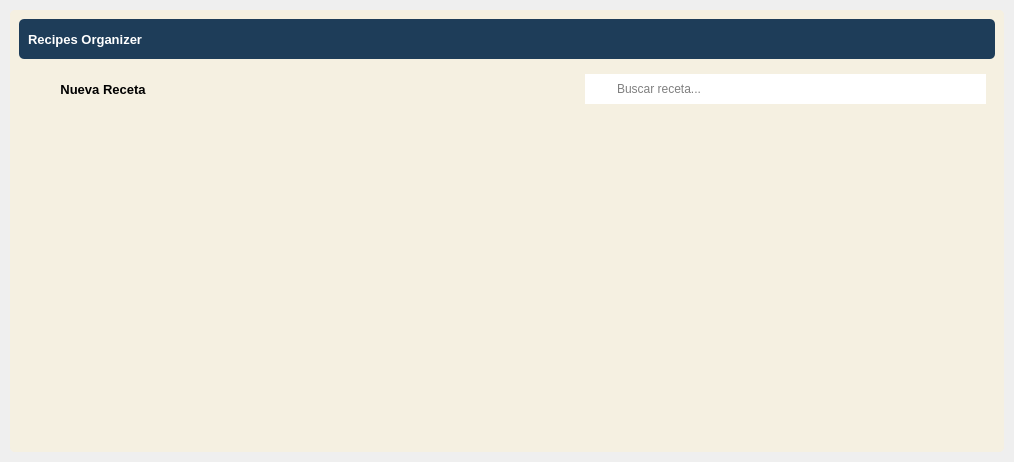
<?xml version="1.0" encoding="UTF-8"?>
<ui version="4.0">
 <class>MainWindow</class>
 <widget class="QWidget" name="MainWindow">
  <property name="geometry">
   <rect>
    <x>0</x>
    <y>0</y>
    <width>1014</width>
    <height>462</height>
   </rect>
  </property>
  <property name="windowTitle">
   <string>Form</string>
  </property>
  <property name="styleSheet">
   <string notr="true">border-radius: 5px;</string>
  </property>
  <layout class="QVBoxLayout" name="verticalLayout">
   <property name="spacing">
    <number>0</number>
   </property>
   <property name="leftMargin">
    <number>0</number>
   </property>
   <property name="topMargin">
    <number>0</number>
   </property>
   <property name="rightMargin">
    <number>0</number>
   </property>
   <property name="bottomMargin">
    <number>0</number>
   </property>
   <item>
    <widget class="QFrame" name="central_widget_frame">
     <property name="frameShape">
      <enum>QFrame::StyledPanel</enum>
     </property>
     <property name="frameShadow">
      <enum>QFrame::Raised</enum>
     </property>
     <layout class="QVBoxLayout" name="shadow_layout">
      <property name="spacing">
       <number>0</number>
      </property>
      <property name="leftMargin">
       <number>10</number>
      </property>
      <property name="topMargin">
       <number>10</number>
      </property>
      <property name="rightMargin">
       <number>10</number>
      </property>
      <property name="bottomMargin">
       <number>10</number>
      </property>
      <item>
       <widget class="QFrame" name="background_frame">
        <property name="styleSheet">
         <string notr="true">background-color: rgb(245, 240, 225);</string>
        </property>
        <property name="frameShape">
         <enum>QFrame::StyledPanel</enum>
        </property>
        <property name="frameShadow">
         <enum>QFrame::Raised</enum>
        </property>
        <layout class="QVBoxLayout" name="verticalLayout_3">
         <property name="spacing">
          <number>0</number>
         </property>
         <property name="leftMargin">
          <number>0</number>
         </property>
         <property name="topMargin">
          <number>0</number>
         </property>
         <property name="rightMargin">
          <number>0</number>
         </property>
         <property name="bottomMargin">
          <number>0</number>
         </property>
         <item>
          <widget class="QFrame" name="content_frame">
           <property name="frameShape">
            <enum>QFrame::StyledPanel</enum>
           </property>
           <property name="frameShadow">
            <enum>QFrame::Raised</enum>
           </property>
           <layout class="QVBoxLayout" name="verticalLayout_4">
            <item>
             <widget class="QFrame" name="top_bar_frame">
              <property name="minimumSize">
               <size>
                <width>0</width>
                <height>40</height>
               </size>
              </property>
              <property name="maximumSize">
               <size>
                <width>16777215</width>
                <height>40</height>
               </size>
              </property>
              <property name="styleSheet">
               <string notr="true">background-color: #1e3d59;</string>
              </property>
              <property name="frameShape">
               <enum>QFrame::StyledPanel</enum>
              </property>
              <property name="frameShadow">
               <enum>QFrame::Raised</enum>
              </property>
              <layout class="QHBoxLayout" name="horizontalLayout_3">
               <item>
                <widget class="QLabel" name="title_label">
                 <property name="font">
                  <font>
                   <pointsize>10</pointsize>
                   <bold>true</bold>
                  </font>
                 </property>
                 <property name="styleSheet">
                  <string notr="true">color: white;</string>
                 </property>
                 <property name="text">
                  <string>Recipes Organizer</string>
                 </property>
                </widget>
               </item>
               <item>
                <widget class="QFrame" name="buttons_holder_frame">
                 <property name="minimumSize">
                  <size>
                   <width>0</width>
                   <height>30</height>
                  </size>
                 </property>
                 <property name="maximumSize">
                  <size>
                   <width>110</width>
                   <height>16777215</height>
                  </size>
                 </property>
                 <property name="frameShape">
                  <enum>QFrame::StyledPanel</enum>
                 </property>
                 <property name="frameShadow">
                  <enum>QFrame::Raised</enum>
                 </property>
                 <widget class="QToolButton" name="minimize_button">
                  <property name="geometry">
                   <rect>
                    <x>10</x>
                    <y>0</y>
                    <width>22</width>
                    <height>22</height>
                   </rect>
                  </property>
                  <property name="text">
                   <string/>
                  </property>
                  <property name="icon">
                   <iconset>
                    <normaloff>../assets/icons/minimize-window.png</normaloff>../assets/icons/minimize-window.png</iconset>
                  </property>
                  <property name="iconSize">
                   <size>
                    <width>25</width>
                    <height>25</height>
                   </size>
                  </property>
                 </widget>
                 <widget class="QToolButton" name="restore_button">
                  <property name="geometry">
                   <rect>
                    <x>50</x>
                    <y>0</y>
                    <width>22</width>
                    <height>22</height>
                   </rect>
                  </property>
                  <property name="text">
                   <string/>
                  </property>
                  <property name="icon">
                   <iconset>
                    <normaloff>../assets/icons/restore-window.png</normaloff>../assets/icons/restore-window.png</iconset>
                  </property>
                  <property name="iconSize">
                   <size>
                    <width>25</width>
                    <height>25</height>
                   </size>
                  </property>
                 </widget>
                 <widget class="QToolButton" name="maximize_button">
                  <property name="geometry">
                   <rect>
                    <x>50</x>
                    <y>0</y>
                    <width>22</width>
                    <height>22</height>
                   </rect>
                  </property>
                  <property name="text">
                   <string/>
                  </property>
                  <property name="icon">
                   <iconset>
                    <normaloff>../assets/icons/maximize-window.png</normaloff>../assets/icons/maximize-window.png</iconset>
                  </property>
                  <property name="iconSize">
                   <size>
                    <width>25</width>
                    <height>25</height>
                   </size>
                  </property>
                 </widget>
                 <widget class="QToolButton" name="close_button">
                  <property name="geometry">
                   <rect>
                    <x>90</x>
                    <y>0</y>
                    <width>22</width>
                    <height>22</height>
                   </rect>
                  </property>
                  <property name="text">
                   <string/>
                  </property>
                  <property name="icon">
                   <iconset>
                    <normaloff>../assets/icons/close-window.png</normaloff>../assets/icons/close-window.png</iconset>
                  </property>
                  <property name="iconSize">
                   <size>
                    <width>25</width>
                    <height>25</height>
                   </size>
                  </property>
                 </widget>
                </widget>
               </item>
              </layout>
             </widget>
            </item>
            <item>
             <widget class="QFrame" name="action_bar_frame">
              <property name="minimumSize">
               <size>
                <width>0</width>
                <height>39</height>
               </size>
              </property>
              <property name="frameShape">
               <enum>QFrame::StyledPanel</enum>
              </property>
              <property name="frameShadow">
               <enum>QFrame::Raised</enum>
              </property>
              <layout class="QHBoxLayout" name="horizontalLayout_2">
               <item>
                <widget class="QPushButton" name="new_recipe_button">
                 <property name="minimumSize">
                  <size>
                   <width>150</width>
                   <height>30</height>
                  </size>
                 </property>
                 <property name="font">
                  <font>
                   <pointsize>10</pointsize>
                   <bold>true</bold>
                  </font>
                 </property>
                 <property name="styleSheet">
                  <string notr="true">QPushButton{
	background-color : #ff6e40;
	color: white;
}
QPushButton::hover {background-color : #ffc13b};</string>
                 </property>
                 <property name="text">
                  <string>Nueva Receta</string>
                 </property>
                 <property name="icon">
                  <iconset>
                   <normaloff>../assets/icons/plus.png</normaloff>../assets/icons/plus.png</iconset>
                 </property>
                 <property name="iconSize">
                  <size>
                   <width>20</width>
                   <height>20</height>
                  </size>
                 </property>
                </widget>
               </item>
               <item>
                <spacer name="horizontalSpacer">
                 <property name="orientation">
                  <enum>Qt::Horizontal</enum>
                 </property>
                 <property name="sizeHint" stdset="0">
                  <size>
                   <width>40</width>
                   <height>20</height>
                  </size>
                 </property>
                </spacer>
               </item>
               <item>
                <layout class="QHBoxLayout" name="horizontalLayout">
                 <property name="spacing">
                  <number>0</number>
                 </property>
                 <item>
                  <widget class="QLabel" name="label">
                   <property name="minimumSize">
                    <size>
                     <width>30</width>
                     <height>30</height>
                    </size>
                   </property>
                   <property name="maximumSize">
                    <size>
                     <width>30</width>
                     <height>16777215</height>
                    </size>
                   </property>
                   <property name="styleSheet">
                    <string notr="true">background-color: white;
border-radius: 0px;</string>
                   </property>
                   <property name="text">
                    <string/>
                   </property>
                   <property name="pixmap">
                    <pixmap>../assets/icons/search.png</pixmap>
                   </property>
                  </widget>
                 </item>
                 <item>
                  <widget class="QLineEdit" name="search_line_edit">
                   <property name="minimumSize">
                    <size>
                     <width>0</width>
                     <height>30</height>
                    </size>
                   </property>
                   <property name="maximumSize">
                    <size>
                     <width>500</width>
                     <height>16777215</height>
                    </size>
                   </property>
                   <property name="styleSheet">
                    <string notr="true">background-color: white;
border-radius: 0px;
</string>
                   </property>
                   <property name="placeholderText">
                    <string>Buscar receta...</string>
                   </property>
                  </widget>
                 </item>
                </layout>
               </item>
              </layout>
             </widget>
            </item>
            <item>
             <widget class="QTableWidget" name="recipes_table"/>
            </item>
           </layout>
          </widget>
         </item>
        </layout>
       </widget>
      </item>
     </layout>
    </widget>
   </item>
  </layout>
 </widget>
 <resources/>
 <connections/>
</ui>
